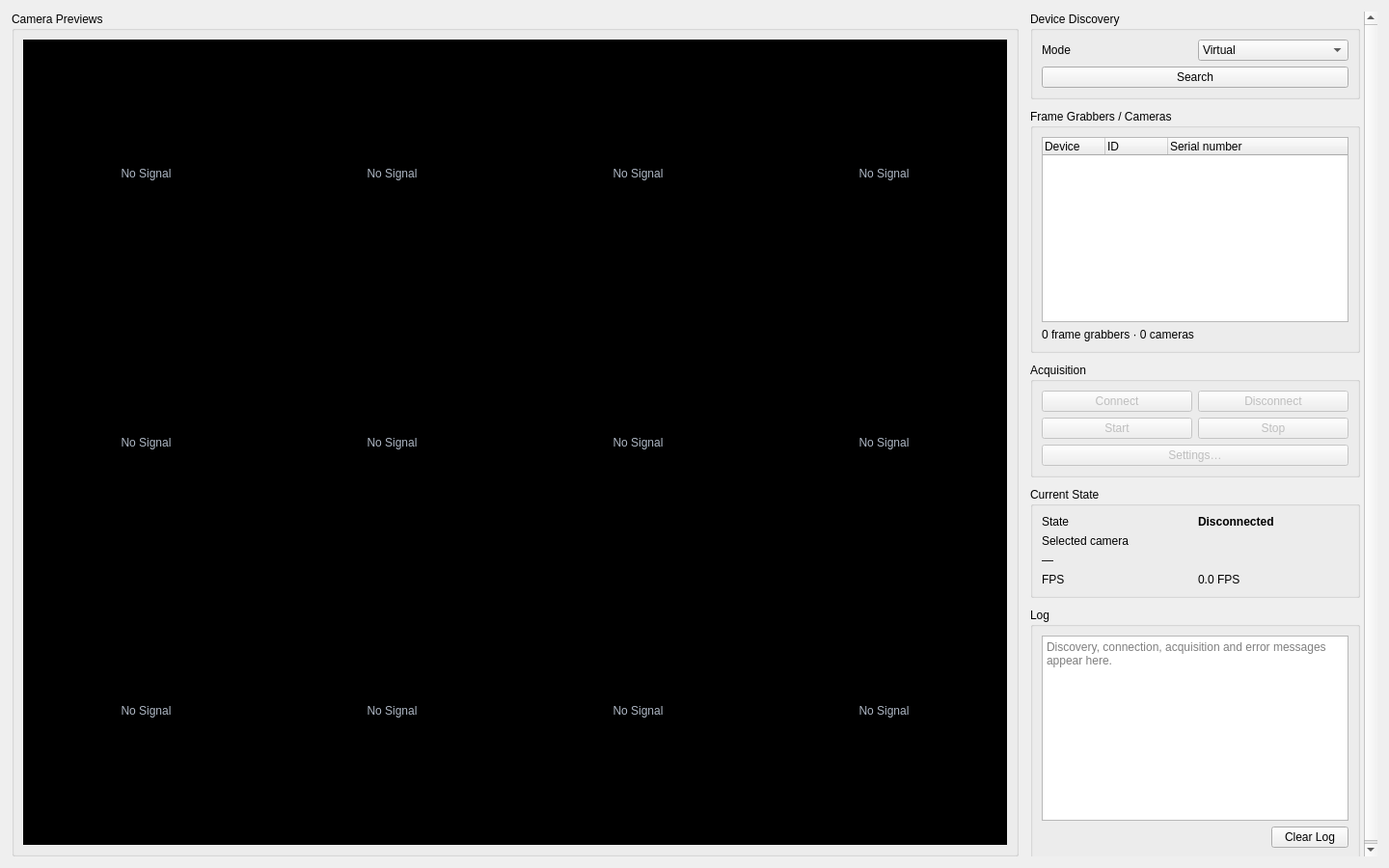
<?xml version="1.0" encoding="UTF-8"?>
<ui version="4.0">
 <class>MainWidget</class>
 <widget class="QWidget" name="MainWidget">
  <property name="geometry">
   <rect>
    <x>0</x>
    <y>0</y>
    <width>1440</width>
    <height>900</height>
   </rect>
  </property>
  <property name="minimumSize">
   <size>
    <width>1040</width>
    <height>600</height>
   </size>
  </property>
  <property name="windowTitle">
   <string>Camera Manager</string>
  </property>
  <layout class="QHBoxLayout" name="mainLayout" stretch="1,0">
   <property name="spacing">
    <number>12</number>
   </property>
   <property name="leftMargin">
    <number>12</number>
   </property>
   <property name="topMargin">
    <number>12</number>
   </property>
   <property name="rightMargin">
    <number>12</number>
   </property>
   <property name="bottomMargin">
    <number>12</number>
   </property>
   <item>
    <widget class="QGroupBox" name="groupPreviews">
     <property name="title">
      <string>Camera Previews</string>
     </property>
     <layout class="QGridLayout" name="previewsLayout" rowstretch="1,1,1" columnstretch="1,1,1,1">
      <property name="spacing">
       <number>0</number>
      </property>
      <item row="0" column="0">
       <widget class="QWidget" name="groupCamera01">
        <layout class="QVBoxLayout" name="cameraLayout01">
         <property name="leftMargin">
          <number>0</number>
         </property>
         <property name="topMargin">
          <number>0</number>
         </property>
         <property name="rightMargin">
          <number>0</number>
         </property>
         <property name="bottomMargin">
          <number>0</number>
         </property>
         <item>
          <widget class="QLabel" name="labelCamera01">
           <property name="sizePolicy">
            <sizepolicy hsizetype="Ignored" vsizetype="Ignored">
             <horstretch>1</horstretch>
             <verstretch>1</verstretch>
            </sizepolicy>
           </property>
           <property name="minimumSize">
            <size>
             <width>128</width>
             <height>128</height>
            </size>
           </property>
           <property name="accessibleName">
            <string>Camera 01 preview</string>
           </property>
           <property name="styleSheet">
            <string notr="true">background-color: #000000; color: #aeb7c4; border: 3px solid #000000; border-radius: 0px;</string>
           </property>
           <property name="text">
            <string>No Signal</string>
           </property>
           <property name="scaledContents">
            <bool>false</bool>
           </property>
           <property name="alignment">
            <set>Qt::AlignmentFlag::AlignCenter</set>
           </property>
          </widget>
         </item>
        </layout>
       </widget>
      </item>
      <item row="0" column="1">
       <widget class="QWidget" name="groupCamera02">
        <layout class="QVBoxLayout" name="cameraLayout02">
         <property name="leftMargin">
          <number>0</number>
         </property>
         <property name="topMargin">
          <number>0</number>
         </property>
         <property name="rightMargin">
          <number>0</number>
         </property>
         <property name="bottomMargin">
          <number>0</number>
         </property>
         <item>
          <widget class="QLabel" name="labelCamera02">
           <property name="sizePolicy">
            <sizepolicy hsizetype="Ignored" vsizetype="Ignored">
             <horstretch>1</horstretch>
             <verstretch>1</verstretch>
            </sizepolicy>
           </property>
           <property name="minimumSize">
            <size>
             <width>128</width>
             <height>128</height>
            </size>
           </property>
           <property name="accessibleName">
            <string>Camera 02 preview</string>
           </property>
           <property name="styleSheet">
            <string notr="true">background-color: #000000; color: #aeb7c4; border: 3px solid #000000; border-radius: 0px;</string>
           </property>
           <property name="text">
            <string>No Signal</string>
           </property>
           <property name="scaledContents">
            <bool>false</bool>
           </property>
           <property name="alignment">
            <set>Qt::AlignmentFlag::AlignCenter</set>
           </property>
          </widget>
         </item>
        </layout>
       </widget>
      </item>
      <item row="0" column="2">
       <widget class="QWidget" name="groupCamera03">
        <layout class="QVBoxLayout" name="cameraLayout03">
         <property name="leftMargin">
          <number>0</number>
         </property>
         <property name="topMargin">
          <number>0</number>
         </property>
         <property name="rightMargin">
          <number>0</number>
         </property>
         <property name="bottomMargin">
          <number>0</number>
         </property>
         <item>
          <widget class="QLabel" name="labelCamera03">
           <property name="sizePolicy">
            <sizepolicy hsizetype="Ignored" vsizetype="Ignored">
             <horstretch>1</horstretch>
             <verstretch>1</verstretch>
            </sizepolicy>
           </property>
           <property name="minimumSize">
            <size>
             <width>128</width>
             <height>128</height>
            </size>
           </property>
           <property name="accessibleName">
            <string>Camera 03 preview</string>
           </property>
           <property name="styleSheet">
            <string notr="true">background-color: #000000; color: #aeb7c4; border: 3px solid #000000; border-radius: 0px;</string>
           </property>
           <property name="text">
            <string>No Signal</string>
           </property>
           <property name="scaledContents">
            <bool>false</bool>
           </property>
           <property name="alignment">
            <set>Qt::AlignmentFlag::AlignCenter</set>
           </property>
          </widget>
         </item>
        </layout>
       </widget>
      </item>
      <item row="0" column="3">
       <widget class="QWidget" name="groupCamera04">
        <layout class="QVBoxLayout" name="cameraLayout04">
         <property name="leftMargin">
          <number>0</number>
         </property>
         <property name="topMargin">
          <number>0</number>
         </property>
         <property name="rightMargin">
          <number>0</number>
         </property>
         <property name="bottomMargin">
          <number>0</number>
         </property>
         <item>
          <widget class="QLabel" name="labelCamera04">
           <property name="sizePolicy">
            <sizepolicy hsizetype="Ignored" vsizetype="Ignored">
             <horstretch>1</horstretch>
             <verstretch>1</verstretch>
            </sizepolicy>
           </property>
           <property name="minimumSize">
            <size>
             <width>128</width>
             <height>128</height>
            </size>
           </property>
           <property name="accessibleName">
            <string>Camera 04 preview</string>
           </property>
           <property name="styleSheet">
            <string notr="true">background-color: #000000; color: #aeb7c4; border: 3px solid #000000; border-radius: 0px;</string>
           </property>
           <property name="text">
            <string>No Signal</string>
           </property>
           <property name="scaledContents">
            <bool>false</bool>
           </property>
           <property name="alignment">
            <set>Qt::AlignmentFlag::AlignCenter</set>
           </property>
          </widget>
         </item>
        </layout>
       </widget>
      </item>
      <item row="1" column="0">
       <widget class="QWidget" name="groupCamera05">
        <layout class="QVBoxLayout" name="cameraLayout05">
         <property name="leftMargin">
          <number>0</number>
         </property>
         <property name="topMargin">
          <number>0</number>
         </property>
         <property name="rightMargin">
          <number>0</number>
         </property>
         <property name="bottomMargin">
          <number>0</number>
         </property>
         <item>
          <widget class="QLabel" name="labelCamera05">
           <property name="sizePolicy">
            <sizepolicy hsizetype="Ignored" vsizetype="Ignored">
             <horstretch>1</horstretch>
             <verstretch>1</verstretch>
            </sizepolicy>
           </property>
           <property name="minimumSize">
            <size>
             <width>128</width>
             <height>128</height>
            </size>
           </property>
           <property name="accessibleName">
            <string>Camera 05 preview</string>
           </property>
           <property name="styleSheet">
            <string notr="true">background-color: #000000; color: #aeb7c4; border: 3px solid #000000; border-radius: 0px;</string>
           </property>
           <property name="text">
            <string>No Signal</string>
           </property>
           <property name="scaledContents">
            <bool>false</bool>
           </property>
           <property name="alignment">
            <set>Qt::AlignmentFlag::AlignCenter</set>
           </property>
          </widget>
         </item>
        </layout>
       </widget>
      </item>
      <item row="1" column="1">
       <widget class="QWidget" name="groupCamera06">
        <layout class="QVBoxLayout" name="cameraLayout06">
         <property name="leftMargin">
          <number>0</number>
         </property>
         <property name="topMargin">
          <number>0</number>
         </property>
         <property name="rightMargin">
          <number>0</number>
         </property>
         <property name="bottomMargin">
          <number>0</number>
         </property>
         <item>
          <widget class="QLabel" name="labelCamera06">
           <property name="sizePolicy">
            <sizepolicy hsizetype="Ignored" vsizetype="Ignored">
             <horstretch>1</horstretch>
             <verstretch>1</verstretch>
            </sizepolicy>
           </property>
           <property name="minimumSize">
            <size>
             <width>128</width>
             <height>128</height>
            </size>
           </property>
           <property name="accessibleName">
            <string>Camera 06 preview</string>
           </property>
           <property name="styleSheet">
            <string notr="true">background-color: #000000; color: #aeb7c4; border: 3px solid #000000; border-radius: 0px;</string>
           </property>
           <property name="text">
            <string>No Signal</string>
           </property>
           <property name="scaledContents">
            <bool>false</bool>
           </property>
           <property name="alignment">
            <set>Qt::AlignmentFlag::AlignCenter</set>
           </property>
          </widget>
         </item>
        </layout>
       </widget>
      </item>
      <item row="1" column="2">
       <widget class="QWidget" name="groupCamera07">
        <layout class="QVBoxLayout" name="cameraLayout07">
         <property name="leftMargin">
          <number>0</number>
         </property>
         <property name="topMargin">
          <number>0</number>
         </property>
         <property name="rightMargin">
          <number>0</number>
         </property>
         <property name="bottomMargin">
          <number>0</number>
         </property>
         <item>
          <widget class="QLabel" name="labelCamera07">
           <property name="sizePolicy">
            <sizepolicy hsizetype="Ignored" vsizetype="Ignored">
             <horstretch>1</horstretch>
             <verstretch>1</verstretch>
            </sizepolicy>
           </property>
           <property name="minimumSize">
            <size>
             <width>128</width>
             <height>128</height>
            </size>
           </property>
           <property name="accessibleName">
            <string>Camera 07 preview</string>
           </property>
           <property name="styleSheet">
            <string notr="true">background-color: #000000; color: #aeb7c4; border: 3px solid #000000; border-radius: 0px;</string>
           </property>
           <property name="text">
            <string>No Signal</string>
           </property>
           <property name="scaledContents">
            <bool>false</bool>
           </property>
           <property name="alignment">
            <set>Qt::AlignmentFlag::AlignCenter</set>
           </property>
          </widget>
         </item>
        </layout>
       </widget>
      </item>
      <item row="1" column="3">
       <widget class="QWidget" name="groupCamera08">
        <layout class="QVBoxLayout" name="cameraLayout08">
         <property name="leftMargin">
          <number>0</number>
         </property>
         <property name="topMargin">
          <number>0</number>
         </property>
         <property name="rightMargin">
          <number>0</number>
         </property>
         <property name="bottomMargin">
          <number>0</number>
         </property>
         <item>
          <widget class="QLabel" name="labelCamera08">
           <property name="sizePolicy">
            <sizepolicy hsizetype="Ignored" vsizetype="Ignored">
             <horstretch>1</horstretch>
             <verstretch>1</verstretch>
            </sizepolicy>
           </property>
           <property name="minimumSize">
            <size>
             <width>128</width>
             <height>128</height>
            </size>
           </property>
           <property name="accessibleName">
            <string>Camera 08 preview</string>
           </property>
           <property name="styleSheet">
            <string notr="true">background-color: #000000; color: #aeb7c4; border: 3px solid #000000; border-radius: 0px;</string>
           </property>
           <property name="text">
            <string>No Signal</string>
           </property>
           <property name="scaledContents">
            <bool>false</bool>
           </property>
           <property name="alignment">
            <set>Qt::AlignmentFlag::AlignCenter</set>
           </property>
          </widget>
         </item>
        </layout>
       </widget>
      </item>
      <item row="2" column="0">
       <widget class="QWidget" name="groupCamera09">
        <layout class="QVBoxLayout" name="cameraLayout09">
         <property name="leftMargin">
          <number>0</number>
         </property>
         <property name="topMargin">
          <number>0</number>
         </property>
         <property name="rightMargin">
          <number>0</number>
         </property>
         <property name="bottomMargin">
          <number>0</number>
         </property>
         <item>
          <widget class="QLabel" name="labelCamera09">
           <property name="sizePolicy">
            <sizepolicy hsizetype="Ignored" vsizetype="Ignored">
             <horstretch>1</horstretch>
             <verstretch>1</verstretch>
            </sizepolicy>
           </property>
           <property name="minimumSize">
            <size>
             <width>128</width>
             <height>128</height>
            </size>
           </property>
           <property name="accessibleName">
            <string>Camera 09 preview</string>
           </property>
           <property name="styleSheet">
            <string notr="true">background-color: #000000; color: #aeb7c4; border: 3px solid #000000; border-radius: 0px;</string>
           </property>
           <property name="text">
            <string>No Signal</string>
           </property>
           <property name="scaledContents">
            <bool>false</bool>
           </property>
           <property name="alignment">
            <set>Qt::AlignmentFlag::AlignCenter</set>
           </property>
          </widget>
         </item>
        </layout>
       </widget>
      </item>
      <item row="2" column="1">
       <widget class="QWidget" name="groupCamera10">
        <layout class="QVBoxLayout" name="cameraLayout10">
         <property name="leftMargin">
          <number>0</number>
         </property>
         <property name="topMargin">
          <number>0</number>
         </property>
         <property name="rightMargin">
          <number>0</number>
         </property>
         <property name="bottomMargin">
          <number>0</number>
         </property>
         <item>
          <widget class="QLabel" name="labelCamera10">
           <property name="sizePolicy">
            <sizepolicy hsizetype="Ignored" vsizetype="Ignored">
             <horstretch>1</horstretch>
             <verstretch>1</verstretch>
            </sizepolicy>
           </property>
           <property name="minimumSize">
            <size>
             <width>128</width>
             <height>128</height>
            </size>
           </property>
           <property name="accessibleName">
            <string>Camera 10 preview</string>
           </property>
           <property name="styleSheet">
            <string notr="true">background-color: #000000; color: #aeb7c4; border: 3px solid #000000; border-radius: 0px;</string>
           </property>
           <property name="text">
            <string>No Signal</string>
           </property>
           <property name="scaledContents">
            <bool>false</bool>
           </property>
           <property name="alignment">
            <set>Qt::AlignmentFlag::AlignCenter</set>
           </property>
          </widget>
         </item>
        </layout>
       </widget>
      </item>
      <item row="2" column="2">
       <widget class="QWidget" name="groupCamera11">
        <layout class="QVBoxLayout" name="cameraLayout11">
         <property name="leftMargin">
          <number>0</number>
         </property>
         <property name="topMargin">
          <number>0</number>
         </property>
         <property name="rightMargin">
          <number>0</number>
         </property>
         <property name="bottomMargin">
          <number>0</number>
         </property>
         <item>
          <widget class="QLabel" name="labelCamera11">
           <property name="sizePolicy">
            <sizepolicy hsizetype="Ignored" vsizetype="Ignored">
             <horstretch>1</horstretch>
             <verstretch>1</verstretch>
            </sizepolicy>
           </property>
           <property name="minimumSize">
            <size>
             <width>128</width>
             <height>128</height>
            </size>
           </property>
           <property name="accessibleName">
            <string>Camera 11 preview</string>
           </property>
           <property name="styleSheet">
            <string notr="true">background-color: #000000; color: #aeb7c4; border: 3px solid #000000; border-radius: 0px;</string>
           </property>
           <property name="text">
            <string>No Signal</string>
           </property>
           <property name="scaledContents">
            <bool>false</bool>
           </property>
           <property name="alignment">
            <set>Qt::AlignmentFlag::AlignCenter</set>
           </property>
          </widget>
         </item>
        </layout>
       </widget>
      </item>
      <item row="2" column="3">
       <widget class="QWidget" name="groupCamera12">
        <layout class="QVBoxLayout" name="cameraLayout12">
         <property name="leftMargin">
          <number>0</number>
         </property>
         <property name="topMargin">
          <number>0</number>
         </property>
         <property name="rightMargin">
          <number>0</number>
         </property>
         <property name="bottomMargin">
          <number>0</number>
         </property>
         <item>
          <widget class="QLabel" name="labelCamera12">
           <property name="sizePolicy">
            <sizepolicy hsizetype="Ignored" vsizetype="Ignored">
             <horstretch>1</horstretch>
             <verstretch>1</verstretch>
            </sizepolicy>
           </property>
           <property name="minimumSize">
            <size>
             <width>128</width>
             <height>128</height>
            </size>
           </property>
           <property name="accessibleName">
            <string>Camera 12 preview</string>
           </property>
           <property name="styleSheet">
            <string notr="true">background-color: #000000; color: #aeb7c4; border: 3px solid #000000; border-radius: 0px;</string>
           </property>
           <property name="text">
            <string>No Signal</string>
           </property>
           <property name="scaledContents">
            <bool>false</bool>
           </property>
           <property name="alignment">
            <set>Qt::AlignmentFlag::AlignCenter</set>
           </property>
          </widget>
         </item>
        </layout>
       </widget>
      </item>
     </layout>
    </widget>
   </item>
   <item>
    <widget class="QScrollArea" name="scrollControlPanel">
     <property name="minimumSize">
      <size>
       <width>360</width>
       <height>0</height>
      </size>
     </property>
     <property name="maximumSize">
      <size>
       <width>360</width>
       <height>16777215</height>
      </size>
     </property>
     <property name="frameShape">
      <enum>QFrame::Shape::NoFrame</enum>
     </property>
     <property name="verticalScrollBarPolicy">
      <enum>Qt::ScrollBarPolicy::ScrollBarAsNeeded</enum>
     </property>
     <property name="horizontalScrollBarPolicy">
      <enum>Qt::ScrollBarPolicy::ScrollBarAlwaysOff</enum>
     </property>
     <property name="widgetResizable">
      <bool>true</bool>
     </property>
     <widget class="QWidget" name="controlPanelContents">
      <property name="geometry">
       <rect>
        <x>0</x>
        <y>0</y>
        <width>346</width>
        <height>881</height>
       </rect>
      </property>
      <layout class="QVBoxLayout" name="controlPanelLayout">
       <property name="spacing">
        <number>10</number>
       </property>
       <property name="leftMargin">
        <number>0</number>
       </property>
       <property name="topMargin">
        <number>0</number>
       </property>
       <property name="rightMargin">
        <number>4</number>
       </property>
       <property name="bottomMargin">
        <number>0</number>
       </property>
       <item>
        <widget class="QGroupBox" name="groupSource">
         <property name="title">
          <string>Device Discovery</string>
         </property>
         <layout class="QGridLayout" name="sourceLayout">
          <item row="0" column="0">
           <widget class="QLabel" name="labelMode">
            <property name="text">
             <string>Mode</string>
            </property>
            <property name="buddy">
             <cstring>comboMode</cstring>
            </property>
           </widget>
          </item>
          <item row="0" column="1">
           <widget class="QComboBox" name="comboMode">
            <property name="toolTip">
             <string>Select a virtual or hardware GenTL producer.</string>
            </property>
            <item>
             <property name="text">
              <string>Virtual</string>
             </property>
            </item>
            <item>
             <property name="text">
              <string>Hardware</string>
             </property>
            </item>
           </widget>
          </item>
          <item row="1" column="0" colspan="2">
           <widget class="QPushButton" name="buttonSearch">
            <property name="toolTip">
             <string>Search using the default CTI for the selected mode.</string>
            </property>
            <property name="text">
             <string>Search</string>
            </property>
           </widget>
          </item>
         </layout>
        </widget>
       </item>
       <item>
        <widget class="QGroupBox" name="groupDevices">
         <property name="title">
          <string>Frame Grabbers / Cameras</string>
         </property>
         <layout class="QVBoxLayout" name="devicesLayout">
          <item>
           <widget class="QTreeWidget" name="treeDevices">
            <property name="minimumSize">
             <size>
              <width>0</width>
              <height>170</height>
             </size>
            </property>
            <property name="accessibleName">
             <string>Discovered frame grabbers and cameras</string>
            </property>
            <property name="horizontalScrollBarPolicy">
             <enum>Qt::ScrollBarPolicy::ScrollBarAlwaysOff</enum>
            </property>
            <property name="editTriggers">
             <set>QAbstractItemView::EditTrigger::NoEditTriggers</set>
            </property>
            <property name="alternatingRowColors">
             <bool>true</bool>
            </property>
            <property name="selectionMode">
             <enum>QAbstractItemView::SelectionMode::SingleSelection</enum>
            </property>
            <property name="selectionBehavior">
             <enum>QAbstractItemView::SelectionBehavior::SelectRows</enum>
            </property>
            <property name="textElideMode">
             <enum>Qt::TextElideMode::ElideRight</enum>
            </property>
            <property name="uniformRowHeights">
             <bool>true</bool>
            </property>
            <property name="allColumnsShowFocus">
             <bool>true</bool>
            </property>
            <attribute name="headerMinimumSectionSize">
             <number>35</number>
            </attribute>
            <attribute name="headerDefaultSectionSize">
             <number>65</number>
            </attribute>
            <column>
             <property name="text">
              <string>Device</string>
             </property>
            </column>
            <column>
             <property name="text">
              <string>ID</string>
             </property>
            </column>
            <column>
             <property name="text">
              <string>Serial number</string>
             </property>
            </column>
           </widget>
          </item>
          <item>
           <widget class="QLabel" name="labelDeviceCount">
            <property name="text">
             <string>0 frame grabbers · 0 cameras</string>
            </property>
            <property name="wordWrap">
             <bool>true</bool>
            </property>
           </widget>
          </item>
         </layout>
        </widget>
       </item>
       <item>
        <widget class="QGroupBox" name="groupControls">
         <property name="title">
          <string>Acquisition</string>
         </property>
         <layout class="QGridLayout" name="actionsLayout">
          <item row="0" column="0">
           <widget class="QPushButton" name="buttonConnect">
            <property name="enabled">
             <bool>false</bool>
            </property>
            <property name="toolTip">
             <string>Connect to the selected camera.</string>
            </property>
            <property name="text">
             <string>Connect</string>
            </property>
           </widget>
          </item>
          <item row="0" column="1">
           <widget class="QPushButton" name="buttonDisconnect">
            <property name="enabled">
             <bool>false</bool>
            </property>
            <property name="text">
             <string>Disconnect</string>
            </property>
           </widget>
          </item>
          <item row="1" column="0">
           <widget class="QPushButton" name="buttonStart">
            <property name="enabled">
             <bool>false</bool>
            </property>
            <property name="toolTip">
             <string>Start acquisition on the connected camera.</string>
            </property>
            <property name="text">
             <string>Start</string>
            </property>
           </widget>
          </item>
          <item row="1" column="1">
           <widget class="QPushButton" name="buttonStop">
            <property name="enabled">
             <bool>false</bool>
            </property>
            <property name="toolTip">
             <string>Stop acquisition.</string>
            </property>
            <property name="text">
             <string>Stop</string>
            </property>
           </widget>
          </item>
          <item row="2" column="0" colspan="2">
           <widget class="QPushButton" name="buttonSettings">
            <property name="enabled">
             <bool>false</bool>
            </property>
            <property name="toolTip">
             <string>Open camera settings.</string>
            </property>
            <property name="text">
             <string>Settings…</string>
            </property>
           </widget>
          </item>
         </layout>
        </widget>
       </item>
       <item>
        <widget class="QGroupBox" name="groupState">
         <property name="title">
          <string>Current State</string>
         </property>
         <layout class="QGridLayout" name="stateLayout">
          <item row="0" column="0">
           <widget class="QLabel" name="labelStateTitle">
            <property name="text">
             <string>State</string>
            </property>
           </widget>
          </item>
          <item row="0" column="1">
           <widget class="QLabel" name="labelState">
            <property name="font">
             <font>
              <bold>true</bold>
             </font>
            </property>
            <property name="accessibleName">
             <string>Current camera state</string>
            </property>
            <property name="text">
             <string>Disconnected</string>
            </property>
           </widget>
          </item>
          <item row="1" column="0" colspan="2">
           <widget class="QLabel" name="labelSelectedTitle">
            <property name="text">
             <string>Selected camera</string>
            </property>
           </widget>
          </item>
          <item row="2" column="0" colspan="2">
           <widget class="QLabel" name="labelSelectedDevice">
            <property name="text">
             <string>—</string>
            </property>
            <property name="wordWrap">
             <bool>true</bool>
            </property>
            <property name="textInteractionFlags">
             <set>Qt::TextInteractionFlag::TextSelectableByMouse</set>
            </property>
           </widget>
          </item>
          <item row="3" column="0">
           <widget class="QLabel" name="labelFpsTitle">
            <property name="text">
             <string>FPS</string>
            </property>
           </widget>
          </item>
          <item row="3" column="1">
           <widget class="QLabel" name="labelFps">
            <property name="accessibleName">
             <string>Frame rate</string>
            </property>
            <property name="text">
             <string>0.0 FPS</string>
            </property>
           </widget>
          </item>
         </layout>
        </widget>
       </item>
       <item>
        <widget class="QGroupBox" name="groupLog">
         <property name="title">
          <string>Log</string>
         </property>
         <layout class="QVBoxLayout" name="logLayout">
          <item>
           <widget class="QPlainTextEdit" name="editLog">
            <property name="minimumSize">
             <size>
              <width>0</width>
              <height>150</height>
             </size>
            </property>
            <property name="accessibleName">
             <string>Camera activity log</string>
            </property>
            <property name="horizontalScrollBarPolicy">
             <enum>Qt::ScrollBarPolicy::ScrollBarAlwaysOff</enum>
            </property>
            <property name="lineWrapMode">
             <enum>QPlainTextEdit::LineWrapMode::WidgetWidth</enum>
            </property>
            <property name="readOnly">
             <bool>true</bool>
            </property>
            <property name="maximumBlockCount">
             <number>2000</number>
            </property>
            <property name="placeholderText">
             <string>Discovery, connection, acquisition and error messages appear here.</string>
            </property>
           </widget>
          </item>
          <item>
           <layout class="QHBoxLayout" name="logActionsLayout">
            <item>
             <spacer name="logSpacer">
              <property name="orientation">
               <enum>Qt::Orientation::Horizontal</enum>
              </property>
              <property name="sizeHint" stdset="0">
               <size>
                <width>40</width>
                <height>20</height>
               </size>
              </property>
             </spacer>
            </item>
            <item>
             <widget class="QPushButton" name="buttonClearLog">
              <property name="text">
               <string>Clear Log</string>
              </property>
             </widget>
            </item>
           </layout>
          </item>
         </layout>
        </widget>
       </item>
      </layout>
     </widget>
    </widget>
   </item>
  </layout>
 </widget>
 <tabstops>
  <tabstop>comboMode</tabstop>
  <tabstop>buttonSearch</tabstop>
  <tabstop>treeDevices</tabstop>
  <tabstop>buttonConnect</tabstop>
  <tabstop>buttonDisconnect</tabstop>
  <tabstop>buttonStart</tabstop>
  <tabstop>buttonStop</tabstop>
  <tabstop>editLog</tabstop>
  <tabstop>buttonClearLog</tabstop>
 </tabstops>
 <resources/>
 <connections/>
</ui>
